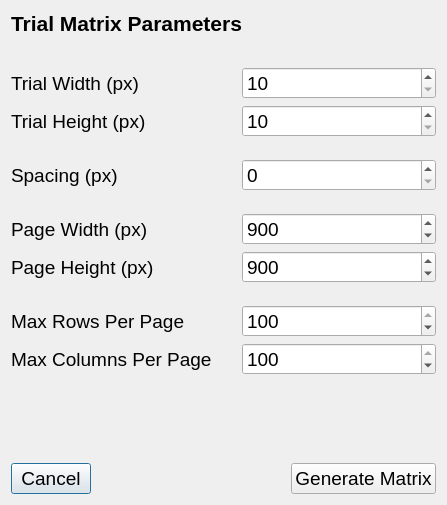
<?xml version="1.0" encoding="UTF-8"?>
<ui version="4.0">
 <class>trialMatrixParametersDialog</class>
 <widget class="QDialog" name="trialMatrixParametersDialog">
  <property name="geometry">
   <rect>
    <x>0</x>
    <y>0</y>
    <width>447</width>
    <height>505</height>
   </rect>
  </property>
  <property name="windowTitle">
   <string>Trial Matrix Parameters</string>
  </property>
  <layout class="QVBoxLayout" name="verticalLayout">
   <item>
    <widget class="QLabel" name="trialMatrixParametersLabel">
     <property name="sizePolicy">
      <sizepolicy hsizetype="Fixed" vsizetype="Fixed">
       <horstretch>0</horstretch>
       <verstretch>0</verstretch>
      </sizepolicy>
     </property>
     <property name="font">
      <font>
       <pointsize>16</pointsize>
       <weight>75</weight>
       <bold>true</bold>
      </font>
     </property>
     <property name="text">
      <string>Trial Matrix Parameters</string>
     </property>
    </widget>
   </item>
   <item>
    <spacer name="titleVerticalSpacer">
     <property name="orientation">
      <enum>Qt::Vertical</enum>
     </property>
     <property name="sizeType">
      <enum>QSizePolicy::Fixed</enum>
     </property>
     <property name="sizeHint" stdset="0">
      <size>
       <width>20</width>
       <height>25</height>
      </size>
     </property>
    </spacer>
   </item>
   <item>
    <layout class="QFormLayout" name="formLayout">
     <property name="horizontalSpacing">
      <number>30</number>
     </property>
     <item row="0" column="1">
      <widget class="QSpinBox" name="trialWidthSpinBox">
       <property name="font">
        <font>
         <pointsize>14</pointsize>
        </font>
       </property>
       <property name="minimum">
        <number>10</number>
       </property>
       <property name="maximum">
        <number>500</number>
       </property>
       <property name="singleStep">
        <number>10</number>
       </property>
      </widget>
     </item>
     <item row="1" column="0">
      <widget class="QLabel" name="trialHeightLabel">
       <property name="font">
        <font>
         <pointsize>14</pointsize>
        </font>
       </property>
       <property name="text">
        <string>Trial Height (px)</string>
       </property>
      </widget>
     </item>
     <item row="1" column="1">
      <widget class="QSpinBox" name="trialHeightSpinBox">
       <property name="font">
        <font>
         <pointsize>14</pointsize>
        </font>
       </property>
       <property name="minimum">
        <number>10</number>
       </property>
       <property name="maximum">
        <number>500</number>
       </property>
       <property name="singleStep">
        <number>10</number>
       </property>
      </widget>
     </item>
     <item row="2" column="0">
      <spacer name="formSpacer1">
       <property name="orientation">
        <enum>Qt::Vertical</enum>
       </property>
       <property name="sizeType">
        <enum>QSizePolicy::Fixed</enum>
       </property>
       <property name="sizeHint" stdset="0">
        <size>
         <width>20</width>
         <height>10</height>
        </size>
       </property>
      </spacer>
     </item>
     <item row="3" column="0">
      <widget class="QLabel" name="spacingLabel">
       <property name="font">
        <font>
         <pointsize>14</pointsize>
        </font>
       </property>
       <property name="text">
        <string>Spacing (px)</string>
       </property>
      </widget>
     </item>
     <item row="3" column="1">
      <widget class="QSpinBox" name="spacingSpinBox">
       <property name="font">
        <font>
         <pointsize>14</pointsize>
        </font>
       </property>
       <property name="maximum">
        <number>100</number>
       </property>
      </widget>
     </item>
     <item row="4" column="0">
      <spacer name="formSpacer2">
       <property name="orientation">
        <enum>Qt::Vertical</enum>
       </property>
       <property name="sizeType">
        <enum>QSizePolicy::Fixed</enum>
       </property>
       <property name="sizeHint" stdset="0">
        <size>
         <width>20</width>
         <height>10</height>
        </size>
       </property>
      </spacer>
     </item>
     <item row="8" column="0">
      <widget class="QLabel" name="maxRowsLabel">
       <property name="font">
        <font>
         <pointsize>14</pointsize>
        </font>
       </property>
       <property name="text">
        <string>Max Rows Per Page</string>
       </property>
      </widget>
     </item>
     <item row="8" column="1">
      <widget class="QSpinBox" name="maxRowsSpinBox">
       <property name="font">
        <font>
         <pointsize>14</pointsize>
        </font>
       </property>
       <property name="minimum">
        <number>1</number>
       </property>
       <property name="maximum">
        <number>100</number>
       </property>
       <property name="value">
        <number>100</number>
       </property>
      </widget>
     </item>
     <item row="9" column="0">
      <widget class="QLabel" name="maxColumnsLabel">
       <property name="font">
        <font>
         <pointsize>14</pointsize>
        </font>
       </property>
       <property name="text">
        <string>Max Columns Per Page</string>
       </property>
      </widget>
     </item>
     <item row="9" column="1">
      <widget class="QSpinBox" name="maxColumnsSpinBox">
       <property name="font">
        <font>
         <pointsize>14</pointsize>
        </font>
       </property>
       <property name="minimum">
        <number>1</number>
       </property>
       <property name="maximum">
        <number>100</number>
       </property>
       <property name="value">
        <number>100</number>
       </property>
      </widget>
     </item>
     <item row="0" column="0">
      <widget class="QLabel" name="trialWidthLabel">
       <property name="font">
        <font>
         <pointsize>14</pointsize>
        </font>
       </property>
       <property name="text">
        <string>Trial Width (px)</string>
       </property>
      </widget>
     </item>
     <item row="5" column="0">
      <widget class="QLabel" name="pageWidthLabel">
       <property name="font">
        <font>
         <pointsize>14</pointsize>
        </font>
       </property>
       <property name="text">
        <string>Page Width (px)</string>
       </property>
      </widget>
     </item>
     <item row="5" column="1">
      <widget class="QSpinBox" name="pageWidthSpinBox">
       <property name="font">
        <font>
         <pointsize>14</pointsize>
        </font>
       </property>
       <property name="minimum">
        <number>100</number>
       </property>
       <property name="maximum">
        <number>10000</number>
       </property>
       <property name="singleStep">
        <number>10</number>
       </property>
       <property name="value">
        <number>900</number>
       </property>
      </widget>
     </item>
     <item row="6" column="0">
      <widget class="QLabel" name="pageHeightLabel">
       <property name="font">
        <font>
         <pointsize>14</pointsize>
        </font>
       </property>
       <property name="text">
        <string>Page Height (px)</string>
       </property>
      </widget>
     </item>
     <item row="6" column="1">
      <widget class="QSpinBox" name="pageHeightSpinBox">
       <property name="font">
        <font>
         <pointsize>14</pointsize>
        </font>
       </property>
       <property name="minimum">
        <number>100</number>
       </property>
       <property name="maximum">
        <number>10000</number>
       </property>
       <property name="singleStep">
        <number>10</number>
       </property>
       <property name="value">
        <number>900</number>
       </property>
      </widget>
     </item>
     <item row="7" column="0">
      <spacer name="formSpacer3">
       <property name="orientation">
        <enum>Qt::Vertical</enum>
       </property>
       <property name="sizeType">
        <enum>QSizePolicy::Fixed</enum>
       </property>
       <property name="sizeHint" stdset="0">
        <size>
         <width>20</width>
         <height>10</height>
        </size>
       </property>
      </spacer>
     </item>
    </layout>
   </item>
   <item>
    <spacer name="buttonVerticalSpacer">
     <property name="orientation">
      <enum>Qt::Vertical</enum>
     </property>
     <property name="sizeType">
      <enum>QSizePolicy::Fixed</enum>
     </property>
     <property name="sizeHint" stdset="0">
      <size>
       <width>20</width>
       <height>25</height>
      </size>
     </property>
    </spacer>
   </item>
   <item>
    <layout class="QHBoxLayout" name="horizontalButtonLayout">
     <item>
      <widget class="QPushButton" name="cancelButton">
       <property name="font">
        <font>
         <pointsize>14</pointsize>
        </font>
       </property>
       <property name="text">
        <string>Cancel</string>
       </property>
      </widget>
     </item>
     <item>
      <spacer name="horizontalButtonSpacer">
       <property name="orientation">
        <enum>Qt::Horizontal</enum>
       </property>
       <property name="sizeHint" stdset="0">
        <size>
         <width>40</width>
         <height>20</height>
        </size>
       </property>
      </spacer>
     </item>
     <item>
      <widget class="QPushButton" name="generateButton">
       <property name="font">
        <font>
         <pointsize>14</pointsize>
        </font>
       </property>
       <property name="text">
        <string>Generate Matrix</string>
       </property>
       <property name="shortcut">
        <string>Return</string>
       </property>
      </widget>
     </item>
    </layout>
   </item>
  </layout>
 </widget>
 <tabstops>
  <tabstop>trialWidthSpinBox</tabstop>
  <tabstop>trialHeightSpinBox</tabstop>
  <tabstop>spacingSpinBox</tabstop>
  <tabstop>pageWidthSpinBox</tabstop>
  <tabstop>pageHeightSpinBox</tabstop>
  <tabstop>maxRowsSpinBox</tabstop>
  <tabstop>maxColumnsSpinBox</tabstop>
  <tabstop>generateButton</tabstop>
  <tabstop>cancelButton</tabstop>
 </tabstops>
 <resources/>
 <connections/>
</ui>
